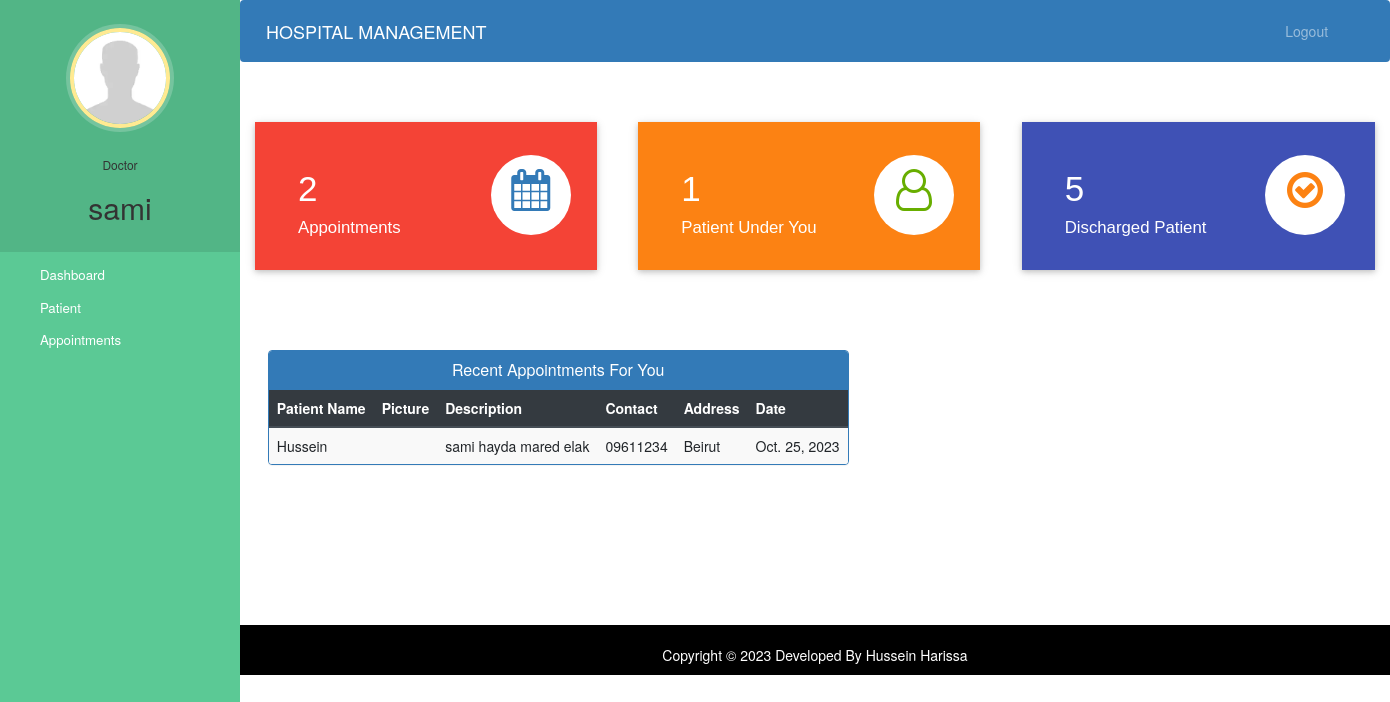
The app's page /doctor-dashboard (signed in) with its own data.
### hospital/models.py (models this page shows, shortened)
class Appointment(models.Model):
    patientId=models.PositiveIntegerField(null=True)
    doctorId=models.PositiveIntegerField(null=True)
    patientName=models.CharField(max_length=40,null=True)
    doctorName=models.CharField(max_length=40,null=True)
    appointmentDate=models.DateField(auto_now=True)
    description=models.TextField(max_length=500)
    status=models.BooleanField(default=False)

class Patient(models.Model):
    user=models.OneToOneField(User,on_delete=models.CASCADE)
    profile_pic= models.ImageField(upload_to='profile_pic/PatientProfilePic/',null=True,blank=True)
    address = models.CharField(max_length=40)
    mobile = models.CharField(max_length=20,null=False)
    symptoms = models.CharField(max_length=100,null=True)
    assignedDoctorId = models.PositiveIntegerField(null=True)
    admitDate=models.DateField(auto_now=True)
    status=models.BooleanField(default=False)

### hospital/views.py (the view)
# urls.py: path('doctor-dashboard', views.doctor_dashboard_view,name='doctor-dashboard'),
@login_required(login_url='doctorlogin')
@user_passes_test(is_doctor)
def doctor_dashboard_view(request):
    patientcount=models.Patient.objects.all().filter(status=True,assignedDoctorId=request.user.id).count()
    appointmentcount=models.Appointment.objects.all().filter(status=True,doctorId=request.user.id).count()
    patientdischarged=models.PatientDischargeDetails.objects.all().distinct().filter(assignedDoctorName=request.user.first_name).count()
    appointments=models.Appointment.objects.all().filter(status=True,doctorId=request.user.id).order_by('-id')
    patientid=[]
    for a in appointments:
        patientid.append(a.patientId)
    patients=models.Patient.objects.all().filter(status=True,user_id__in=patientid).order_by('-id')
    appointments=zip(appointments,patients)
    mydict={
    'patientcount':patientcount,
    'appointmentcount':appointmentcount,
    'patientdischarged':patientdischarged,
    'appointments':appointments,
    'doctor':models.Doctor.objects.get(user_id=request.user.id), #for profile picture of doctor in sidebar
    }
    return render(request,'hospital/doctor_dashboard.html',context=mydict)

### hospital/views.py (called while the page is built)
def is_doctor(user):
    return user.groups.filter(name='DOCTOR').exists()

### templates/hospital/doctor_dashboard.html (shortened to what this page needs)
{% extends 'hospital/doctor_base.html' %}
{% load static %}
{% block content %}
  {% include 'hospital/doctor_dashboard_cards.html' %}
  <br><br><br><br>
  <div class="container">
    <div class="row">
      <div class="panel panel-primary" style="margin-left:2%;">
        <div class="panel-heading" style="text-align:center;">
          <h6 class="panel-title">Recent Appointments For You</h6>
        </div>
        <table class="table table-hover table-striped" id="dev-table">
          <thead class="thead-dark">
            <tr>
              <th>Patient Name</th>
              <th>Picture</th>
              <th>Description</th>
              <th>Contact</th>
              <th>Address</th>
              <th>Date</th>
            </tr>
          </thead>
          {% for a, p in appointments %}
            <tr>
              <td>{{ a.patientName }}</td>
              <td>
              </td>
              <td>{{ a.description }}</td>
              <td>{{ p.mobile }}</td>
              <td>{{ p.address }}</td>
              <td>{{ a.appointmentDate }}</td>
            </tr>
          {% endfor %}
        </table>
      </div>
    </div>
  </div>
{% endblock content %}

### templates/hospital/doctor_base.html (shortened to what this page needs)
<!DOCTYPE html>
{% load static %}
<html lang="en">
<head>
  <link rel="stylesheet" href="https://stackpath.bootstrapcdn.com/bootstrap/4.3.1/css/bootstrap.min.css">
  <link rel="stylesheet" href="https://maxcdn.bootstrapcdn.com/font-awesome/4.7.0/css/font-awesome.min.css">
</head>
<body>
  <nav class="menu" tabindex="0">
    <header class="avatar">
      <img src="{% if doctor.profile_pic %}{% static doctor.profile_pic.url %}{% else %}{% static 'D:\Workarea\lanchof2\static\images\unkown.png' %}{% endif %}" alt="Profile Pic" />
      <br><br>
      <h6>Doctor</h6>
      <h2>{{request.user.first_name}}</h2>
    </header>
    <ul>
      <li tabindex="0" class="icon-dashboard"> <a style="color:white; text-decoration:none;" href="/doctor-dashboard"><span>Dashboard</span></a> </li>
      <li tabindex="0" class="icon-users"> <a style="color:white; text-decoration:none;" href="/doctor-patient"><span>Patient</span></a></li>
      <li tabindex="0" class="icon-calendar"> <a style="color:white; text-decoration:none;" href="/doctor-appointment"><span>Appointments</span></a></li>
    </ul>
  </nav>
  <main>
    <div class="bs-example">
      <nav class="navbar navbar-expand-md  navbar-dark fixed-top" style="background:#337AB7;">
        <a href="/doctor-dashboard" class="navbar-brand">HOSPITAL MANAGEMENT</a>
        <div class="collapse navbar-collapse justify-content-between" id="navbarCollapse">
          <div class="navbar-nav" style=" margin-left: 90%;">
            <a href="/logout" class="nav-item nav-link">Logout</a>
          </div>
        </div>
      </nav>
    </div>
    <br><br>
    {% block content %}
    {% endblock content %}
    <br><br><br><br><br><br><br>
    <footer>
      <br>
      <div class="container">
        <div class="row">
          <div class="col-md-12 col-sm-12">
            <div style="color:#ffffff;" class="wow fadeInUp footer-copyright">
              <p>
                Copyright &copy; 2023 Developed By Hussein Harissa </p>
            </div>
          </div>
        </div>
      </div>
    </footer>
  </main>
</body>
</html>

### templates/hospital/doctor_base.html (style rules this page uses)
a:link { text-decoration: none; }
a { color: white; }
footer { padding: 0px 0px 0px 0px; background-color: black; margin: 0px; }
p { text-align: center; }
body { padding-left: 240px; }
main { position: relative; height: 100vh; }
.menu { background: #5bc995; height: 100vh; width: 240px; position: fixed; top: 0px; left: 0; z-index: 5; outline: none; }
.menu .avatar { background: rgba(0, 0, 0, 0.1); padding: 2em 0.5em; text-align: center; }
.menu .avatar img { width: 100px; border-radius: 50%; overflow: hidden; border: 4px solid #ffea92; box-shadow: 0 0 0 4px rgba(255, 255, 255, 0.2); }
.menu .avatar h2 { font-weight: normal; margin-bottom: 0; }
.menu ul { list-style: none; padding: 0.5em 0; margin: 0; }
.menu ul li { padding: 0.5em 1em 0.5em 3em; font-size: 0.95em; font-weight: regular; background-repeat: no-repeat; background-position: left 15px center; background-size: auto 20px; transition: all 0.15s linear; cursor: pointer; }
.menu ul li.icon-dashboard { background-image: url("http://www.entypo.com/images//gauge.svg"); }
.menu ul li.icon-users { background-image: url("http://www.entypo.com/images//users.svg"); }
.menu ul li.icon-calendar { background-image: url("http://www.entypo.com/images//calendar.svg"); }

### records on screen
Appointment: patientName "Hussein", description "sami hayda mared elak", mobile "09611234", address "Beirut", appointmentDate "Oct. 25, 2023"

### other values on screen
{{ request.user.first_name }} "sami"
{{ appointmentcount }} "2"
{{ patientcount }} "1"
{{ patientdischarged }} "5"
